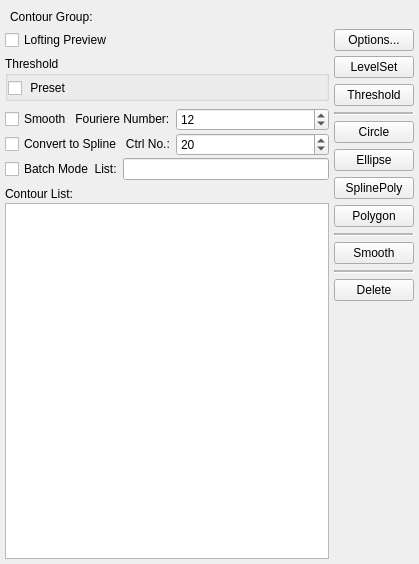
<?xml version="1.0" encoding="UTF-8"?>
<ui version="4.0">
 <class>svSegmentation2D</class>
 <widget class="QWidget" name="svSegmentation2D">
  <property name="geometry">
   <rect>
    <x>0</x>
    <y>0</y>
    <width>419</width>
    <height>564</height>
   </rect>
  </property>
  <property name="windowTitle">
   <string>Form</string>
  </property>
  <layout class="QVBoxLayout" name="verticalLayout">
   <property name="spacing">
    <number>0</number>
   </property>
   <property name="leftMargin">
    <number>5</number>
   </property>
   <property name="topMargin">
    <number>5</number>
   </property>
   <property name="rightMargin">
    <number>5</number>
   </property>
   <property name="bottomMargin">
    <number>0</number>
   </property>
   <item>
    <widget class="QWidget" name="widget_5" native="true">
     <layout class="QFormLayout" name="formLayout">
      <property name="horizontalSpacing">
       <number>5</number>
      </property>
      <property name="leftMargin">
       <number>5</number>
      </property>
      <property name="topMargin">
       <number>5</number>
      </property>
      <property name="rightMargin">
       <number>5</number>
      </property>
      <property name="bottomMargin">
       <number>5</number>
      </property>
      <item row="0" column="0">
       <widget class="QLabel" name="label_16">
        <property name="text">
         <string>Contour Group:</string>
        </property>
       </widget>
      </item>
      <item row="0" column="1">
       <widget class="QLabel" name="labelGroupName">
        <property name="text">
         <string/>
        </property>
       </widget>
      </item>
     </layout>
    </widget>
   </item>
   <item>
    <widget class="svResliceSlider" name="resliceSlider" native="true"/>
   </item>
   <item>
    <widget class="QWidget" name="widget_4" native="true">
     <layout class="QHBoxLayout" name="horizontalLayout_6">
      <property name="spacing">
       <number>0</number>
      </property>
      <property name="leftMargin">
       <number>0</number>
      </property>
      <property name="topMargin">
       <number>0</number>
      </property>
      <property name="rightMargin">
       <number>0</number>
      </property>
      <property name="bottomMargin">
       <number>0</number>
      </property>
      <item>
       <widget class="QCheckBox" name="checkBoxLoftingPreview">
        <property name="text">
         <string>Lofting Preview</string>
        </property>
       </widget>
      </item>
      <item>
       <widget class="QPushButton" name="btnLoftingOptions">
        <property name="sizePolicy">
         <sizepolicy hsizetype="Fixed" vsizetype="Fixed">
          <horstretch>0</horstretch>
          <verstretch>0</verstretch>
         </sizepolicy>
        </property>
        <property name="text">
         <string>Options...</string>
        </property>
       </widget>
      </item>
     </layout>
    </widget>
   </item>
   <item>
    <widget class="QWidget" name="widget_2" native="true">
     <layout class="QHBoxLayout" name="horizontalLayout">
      <property name="spacing">
       <number>5</number>
      </property>
      <property name="leftMargin">
       <number>0</number>
      </property>
      <property name="topMargin">
       <number>5</number>
      </property>
      <property name="rightMargin">
       <number>0</number>
      </property>
      <property name="bottomMargin">
       <number>5</number>
      </property>
      <item>
       <widget class="QWidget" name="widget" native="true">
        <layout class="QVBoxLayout" name="verticalLayout_3">
         <property name="spacing">
          <number>2</number>
         </property>
         <property name="leftMargin">
          <number>0</number>
         </property>
         <property name="topMargin">
          <number>0</number>
         </property>
         <property name="rightMargin">
          <number>0</number>
         </property>
         <property name="bottomMargin">
          <number>0</number>
         </property>
         <item>
          <widget class="QWidget" name="paramWidget" native="true">
           <layout class="QVBoxLayout" name="paramLayout">
            <property name="spacing">
             <number>0</number>
            </property>
            <property name="leftMargin">
             <number>0</number>
            </property>
            <property name="topMargin">
             <number>0</number>
            </property>
            <property name="rightMargin">
             <number>0</number>
            </property>
            <property name="bottomMargin">
             <number>0</number>
            </property>
            <item>
             <widget class="svLevelSet2DWidget" name="lsParamWidget" native="true"/>
            </item>
            <item>
             <widget class="QGroupBox" name="thresholdParamWidget">
              <property name="title">
               <string>Threshold</string>
              </property>
              <property name="flat">
               <bool>false</bool>
              </property>
              <layout class="QHBoxLayout" name="horizontalLayout_2">
               <property name="spacing">
                <number>0</number>
               </property>
               <property name="leftMargin">
                <number>0</number>
               </property>
               <property name="topMargin">
                <number>2</number>
               </property>
               <property name="rightMargin">
                <number>0</number>
               </property>
               <property name="bottomMargin">
                <number>0</number>
               </property>
               <item>
                <widget class="QCheckBox" name="checkBoxPresetThreshold">
                 <property name="text">
                  <string> Preset</string>
                 </property>
                </widget>
               </item>
               <item>
                <widget class="ctkSliderWidget" name="sliderThreshold" native="true">
                 <property name="enabled">
                  <bool>true</bool>
                 </property>
                 <property name="decimals" stdset="0">
                  <number>1</number>
                 </property>
                 <property name="tickInterval" stdset="0">
                  <double>0.000000000000000</double>
                 </property>
                </widget>
               </item>
              </layout>
             </widget>
            </item>
           </layout>
          </widget>
         </item>
         <item>
          <widget class="Line" name="line_4">
           <property name="lineWidth">
            <number>0</number>
           </property>
           <property name="orientation">
            <enum>Qt::Horizontal</enum>
           </property>
          </widget>
         </item>
         <item>
          <widget class="QWidget" name="smoothWidget" native="true">
           <layout class="QHBoxLayout" name="horizontalLayout_3">
            <property name="spacing">
             <number>0</number>
            </property>
            <property name="leftMargin">
             <number>0</number>
            </property>
            <property name="topMargin">
             <number>0</number>
            </property>
            <property name="rightMargin">
             <number>0</number>
            </property>
            <property name="bottomMargin">
             <number>0</number>
            </property>
            <item>
             <widget class="QCheckBox" name="checkBoxSmooth">
              <property name="text">
               <string>Smooth   Fouriere Number:</string>
              </property>
             </widget>
            </item>
            <item>
             <widget class="QSpinBox" name="spinBoxSmoothNumber">
              <property name="minimum">
               <number>5</number>
              </property>
              <property name="maximum">
               <number>20</number>
              </property>
              <property name="value">
               <number>12</number>
              </property>
             </widget>
            </item>
           </layout>
          </widget>
         </item>
         <item>
          <widget class="QWidget" name="splineWidget" native="true">
           <layout class="QHBoxLayout" name="horizontalLayout_4">
            <property name="spacing">
             <number>0</number>
            </property>
            <property name="leftMargin">
             <number>0</number>
            </property>
            <property name="topMargin">
             <number>0</number>
            </property>
            <property name="rightMargin">
             <number>0</number>
            </property>
            <property name="bottomMargin">
             <number>0</number>
            </property>
            <item>
             <widget class="QCheckBox" name="checkBoxSpline">
              <property name="text">
               <string>Convert to Spline   Ctrl No.:</string>
              </property>
             </widget>
            </item>
            <item>
             <widget class="QSpinBox" name="spinBoxControlNumber">
              <property name="minimum">
               <number>5</number>
              </property>
              <property name="maximum">
               <number>40</number>
              </property>
              <property name="value">
               <number>20</number>
              </property>
             </widget>
            </item>
           </layout>
          </widget>
         </item>
         <item>
          <widget class="QWidget" name="batchWidget" native="true">
           <layout class="QHBoxLayout" name="horizontalLayout_5">
            <property name="spacing">
             <number>0</number>
            </property>
            <property name="leftMargin">
             <number>0</number>
            </property>
            <property name="topMargin">
             <number>0</number>
            </property>
            <property name="rightMargin">
             <number>0</number>
            </property>
            <property name="bottomMargin">
             <number>0</number>
            </property>
            <item>
             <widget class="QCheckBox" name="checkBoxBatch">
              <property name="text">
               <string>Batch Mode  List:</string>
              </property>
             </widget>
            </item>
            <item>
             <widget class="QLineEdit" name="lineEditBatchList"/>
            </item>
           </layout>
          </widget>
         </item>
         <item>
          <widget class="Line" name="line_5">
           <property name="lineWidth">
            <number>0</number>
           </property>
           <property name="orientation">
            <enum>Qt::Horizontal</enum>
           </property>
          </widget>
         </item>
         <item>
          <widget class="QLabel" name="label">
           <property name="text">
            <string>Contour List:</string>
           </property>
          </widget>
         </item>
         <item>
          <widget class="QListWidget" name="listWidget"/>
         </item>
        </layout>
       </widget>
      </item>
      <item>
       <widget class="QWidget" name="widget_3" native="true">
        <layout class="QVBoxLayout" name="verticalLayout_2">
         <property name="spacing">
          <number>6</number>
         </property>
         <property name="leftMargin">
          <number>0</number>
         </property>
         <property name="topMargin">
          <number>0</number>
         </property>
         <property name="rightMargin">
          <number>0</number>
         </property>
         <property name="bottomMargin">
          <number>0</number>
         </property>
         <item>
          <widget class="QPushButton" name="btnLevelSet">
           <property name="text">
            <string>LevelSet</string>
           </property>
           <property name="checkable">
            <bool>false</bool>
           </property>
          </widget>
         </item>
         <item>
          <widget class="QPushButton" name="btnThreshold">
           <property name="text">
            <string>Threshold</string>
           </property>
          </widget>
         </item>
         <item>
          <widget class="Line" name="line_3">
           <property name="lineWidth">
            <number>1</number>
           </property>
           <property name="midLineWidth">
            <number>2</number>
           </property>
           <property name="orientation">
            <enum>Qt::Horizontal</enum>
           </property>
          </widget>
         </item>
         <item>
          <widget class="QPushButton" name="btnCircle">
           <property name="text">
            <string>Circle</string>
           </property>
           <property name="checkable">
            <bool>false</bool>
           </property>
           <property name="checked">
            <bool>false</bool>
           </property>
          </widget>
         </item>
         <item>
          <widget class="QPushButton" name="btnEllipse">
           <property name="text">
            <string>Ellipse</string>
           </property>
          </widget>
         </item>
         <item>
          <widget class="QPushButton" name="btnSplinePoly">
           <property name="text">
            <string>SplinePoly</string>
           </property>
          </widget>
         </item>
         <item>
          <widget class="QPushButton" name="btnPolygon">
           <property name="text">
            <string>Polygon</string>
           </property>
          </widget>
         </item>
         <item>
          <widget class="Line" name="line">
           <property name="frameShadow">
            <enum>QFrame::Sunken</enum>
           </property>
           <property name="lineWidth">
            <number>1</number>
           </property>
           <property name="midLineWidth">
            <number>2</number>
           </property>
           <property name="orientation">
            <enum>Qt::Horizontal</enum>
           </property>
          </widget>
         </item>
         <item>
          <widget class="QPushButton" name="btnSmooth">
           <property name="text">
            <string>Smooth</string>
           </property>
          </widget>
         </item>
         <item>
          <widget class="Line" name="line_2">
           <property name="midLineWidth">
            <number>2</number>
           </property>
           <property name="orientation">
            <enum>Qt::Horizontal</enum>
           </property>
          </widget>
         </item>
         <item>
          <widget class="QPushButton" name="btnDelete">
           <property name="text">
            <string>Delete</string>
           </property>
          </widget>
         </item>
         <item>
          <spacer name="verticalSpacer">
           <property name="orientation">
            <enum>Qt::Vertical</enum>
           </property>
           <property name="sizeHint" stdset="0">
            <size>
             <width>20</width>
             <height>40</height>
            </size>
           </property>
          </spacer>
         </item>
        </layout>
        <zorder>btnCircle</zorder>
        <zorder>btnLevelSet</zorder>
        <zorder>btnEllipse</zorder>
        <zorder>btnPolygon</zorder>
        <zorder>btnSplinePoly</zorder>
        <zorder>btnDelete</zorder>
        <zorder>btnThreshold</zorder>
        <zorder>line</zorder>
        <zorder>btnSmooth</zorder>
        <zorder>line_2</zorder>
        <zorder>line_3</zorder>
       </widget>
      </item>
     </layout>
    </widget>
   </item>
  </layout>
 </widget>
 <customwidgets>
  <customwidget>
   <class>ctkSliderWidget</class>
   <extends>QWidget</extends>
   <header>ctkSliderWidget.h</header>
  </customwidget>
  <customwidget>
   <class>svResliceSlider</class>
   <extends>QWidget</extends>
   <header location="global">svResliceSlider.h</header>
   <container>1</container>
  </customwidget>
  <customwidget>
   <class>svLevelSet2DWidget</class>
   <extends>QWidget</extends>
   <header location="global">svLevelSet2DWidget.h</header>
   <container>1</container>
  </customwidget>
 </customwidgets>
 <resources/>
 <connections/>
</ui>
